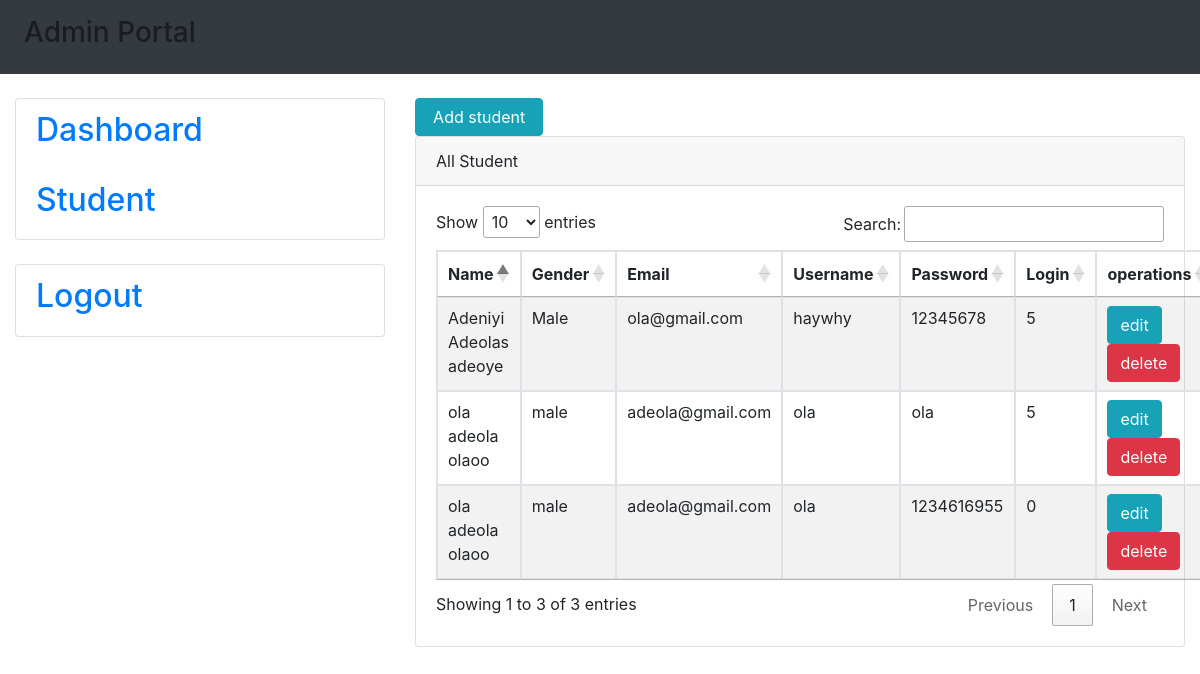
The page /admin/student.php on the database its author committed.
### tables this page shows
CREATE TABLE IF NOT EXISTS `profile` (
  `student_id` int(10) NOT NULL AUTO_INCREMENT,
  `firstname` varchar(55) NOT NULL,
  `othername` varchar(55) NOT NULL,
  `lastname` varchar(55) NOT NULL,
  `gender` varchar(55) NOT NULL,
  `email` varchar(55) NOT NULL,
  `username` varchar(55) NOT NULL,
  `password` varchar(55) NOT NULL,
  `address` varchar(75) NOT NULL,
  `logs` varchar(12) NOT NULL,
  PRIMARY KEY (`student_id`)
);

### classes/DB.class.php (called while the page is built, shortened)
<?php
 Class DB
 {
 	public $db_details = ['host'=>'localhost','user'=>'root','pass'=>'','dbname'=>'student','charset'=>'utf8'];
 	public $pdo;
 	public $prep_query;
 	public $sql_statement;
 	public $sql_param_value;
 	public function __construct()
 	{
 		$dsn = "mysql:host=".$this->db_details['host'].";dbname=".$this->db_details['dbname'].";charset=".$this->db_details['charset'];
 		$option = [
 			PDO::ATTR_ERRMODE => PDO::ERRMODE_EXCEPTION,
 			PDO::ATTR_DEFAULT_FETCH_MODE => PDO::FETCH_ASSOC,
 			PDO::ATTR_EMULATE_PREPARES => false
 		];
 		try {
 			$this->pdo = new PDO($dsn, $this->db_details['user'],$this->db_details['pass'],$option);
 		} catch (\PDOException $e) {
 			throw new  \PDOException($e->getMessage(), (int)$e->getCode());
 		}
 	}
 	public function prep_exec_query()
 	{
 		$this->prep_query = $this->pdo->prepare($this->sql_statement);
 		if($this->prep_query->execute($this->sql_param_value)){
 			return TRUE;
 		}else{
 			return FALSE;
 		}
 	}
 	public function fetch_query()
 	{
 		$row = $this->prep_query->fetchAll(PDO::FETCH_ASSOC);
 		return $row;
 	}
 	public function sql_handler($sql, $sql_condition=[], $param_value=[])
 	{
 		$this->sql_param_value = $param_value;
 		$query = $sql;
 		$ab = function(array $a){
 				$compound = '';
		 		for($i=0; $i<=count($a) - 1; $i++)
		 		{
		 			$compound .=   implode('', $a[$i]);
		 		}
		 		return $compound;
		 	};
		 	$where_clause =  $ab($sql_condition);
		 	$this->sql_statement = $query.$where_clause;
 			return $this->sql_statement;
 	}
 }
 ?>

### classes/Student.class.php (called while the page is built, shortened)
<?php
class Student extends DB
{
	public function view_all_student()
	{
		$query = "SELECT * FROM `profile`";
		 $sql_clause       = [];
        $sql_clause_value = [];
        Parent::prep_exec_query();
        $row = Parent::fetch_query();
        return $row;
	}
}
?>

### admin/student.php (the view)
	<?php
	include '../includes/header.php';
	include '../includes/sidebar.php';
	?>
<?php
	include('../classes/DB.class.php');
	include('../classes/Student.class.php');
	?>
					<div class="col-8">
						<div>
						<a href="add-student.php" class="btn btn-info col-2">Add student</a>
						</div>
						<div class="card">
							<div class="card-header">All Student</div>
							<div class="card-body">
								<?php
								$student = new student();
									$row=$student->view_all_student();
								?>
								<table id="example" class="table table-striped table-bordered" style="width:100%">
									<thead>
							            <tr>
							                <th>Name</th>
							                <th>Gender</th>
							                <th>Email</th>
							                <th>Username</th>
							                <th>Password</th>
							                <th>Login</th>
							                <th>operations </th>
							            </tr>
							        </thead>
							        <?php
							        foreach ($row as $row){
							        	?>
									<tr>
										<td><?php echo $row['firstname']." ".$row['othername']." ".$row['lastname'] ?></td>
										<td><?php echo $row['gender'] ?></td>
										<td><?php echo $row['email'] ?></td>
										<td><?php echo $row['username'] ?></td>
										<td><?php echo $row['password'] ?></td>
										<td><?php echo $row['logs'] ?></td>
										<td>
											<a href="edit-student.php?student_id=<?php echo $row['student_id']?>" class="btn btn-info">edit</a>
											<a href="delete_student.php?student_id=<?php echo $row['student_id']?>" class="btn btn-danger">delete</a>
										</td>
									</tr>
								<?php }?>
								</table>
							</div>
						</div>
					</div>
				</div>
			</div>
			<?php
	include '../includes/footer.php';
	?>

### includes/header.php (shortened to what this page needs)
<!DOCTYPE html>
<html>
<head>
	<link rel="stylesheet" type="text/css" href="css/bootstrap.min.css">
	<link rel="stylesheet" href="https://maxcdn.bootstrapcdn.com/bootstrap/4.0.0/css/bootstrap.min.css">
	<link rel="stylesheet" type="text/css" href="https://cdn.datatables.net/1.10.20/css/jquery.dataTables.min.css">
	<link rel="stylesheet" type="text/css" href="font-awesome-4.7.0/css/font-awesome.min.css">
</head>
<body>
	<nav class="navbar navbar-expand-sm bg-dark navbar-light">
		<ul class="navbar-nav">
			<li class="nav-item active">
				<h3> <a class="nav-link" href="#">Admin Portal</a></h3>
			</li>
			</ul>
		</nav>

### includes/sidebar.php
<div class="container-fluid">
				<div class="row mt-4">
					<div class="col-4">
						<ul class="list-group">
							<li class="list-group-item">
							<h2><a href="dashboard.php">Dashboard</a></h2>
							</li>
							<li class="list-group-item">
								<h2><a href="student.php">Student</a></h2>
							</li>
						</ul>
						<ul class="list-group mt-4">
							<li class="list-group-item">
							<h2><a href="logout.php">Logout</a></h2>
							</li>
						</ul>
					</div>

### includes/footer.php (shortened to what this page needs)
</body>
</html>

### rows shown on the page
profile: firstname "Adeniyi", othername "Adeolas", lastname "adeoye", gender "Male", email "ola@gmail.com", username "haywhy", password "12345678", logs "5"
profile: firstname "ola", othername "adeola", lastname "olaoo", gender "male", email "adeola@gmail.com", username "ola", password "ola", logs "5"
profile: firstname "ola", othername "adeola", lastname "olaoo", gender "male", email "adeola@gmail.com", username "ola", password "1234616955", logs "0"
